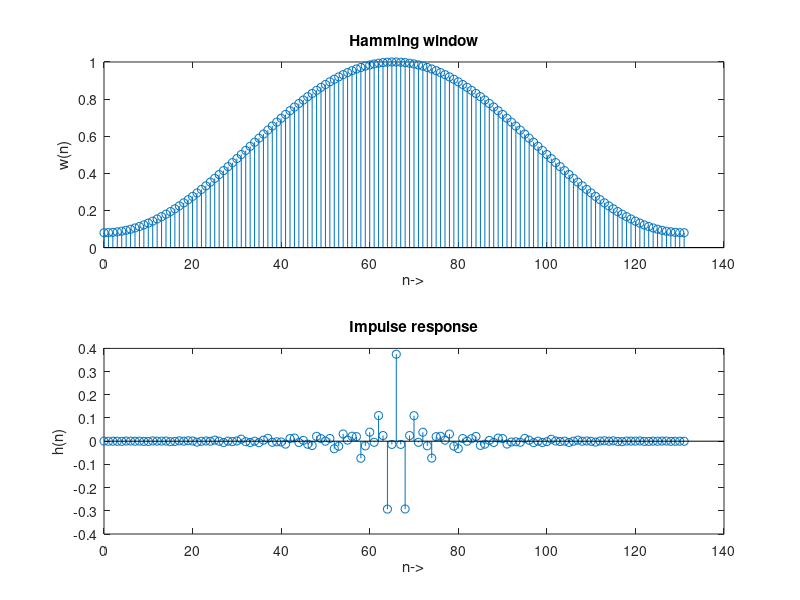
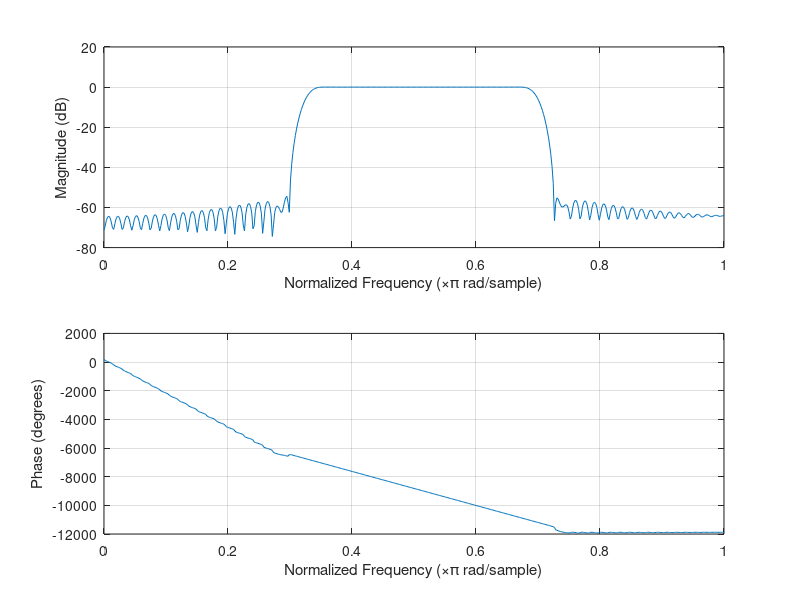

These figures' MATLAB source, in order:
% Question:
% Design the following digital FIR bandpass filter with stop band edges
% ws1=0.3pi, ws2=0.9pi, and passband edges wp1=0.35pi, and wp2=0.5pi. 
% Choose Hamming window function, determine impulse response and plot frequency
% response of the filter.

clc; clear all; close all;

wp1=0.35*pi; ws1=0.3*pi; 
wp2=0.5*pi; ws2=0.9*pi; 

wc1=(ws1+wp1)/2; fc1=wc1/pi;
wc2=(ws2+wp2)/2; fc2=wc2/pi;
TW=(wp1-ws1);

M=ceil(6.6*pi/TW);
n=0:M-1;
alpha=ceil((M-1)/2);
m=n-alpha;
hd=fc2*sinc(fc2*m)-fc1*sinc(fc1*m);
w=hamming(M);
h = hd .* w';

figure
subplot(211); stem(n, w); xlabel('n->'); ylabel('w(n)'); title("Hamming window");
subplot(212); stem(n, h); xlabel('n->'); ylabel('h(n)'); title("Impulse response");

figure
freqz(h)
